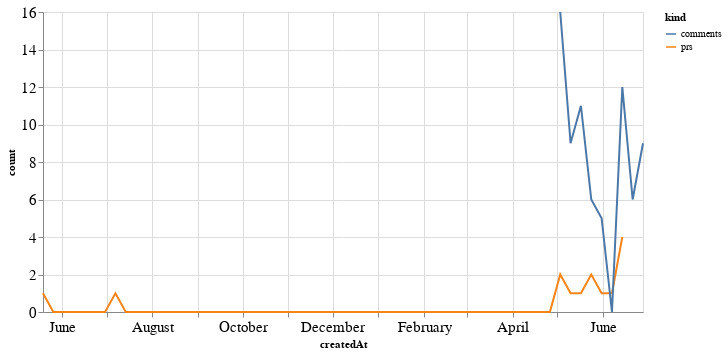

Write notebook code for a chart like this one.
### Code cell
alt.Chart(total_time, width=600).mark_line().encode(
    x='createdAt',
    y='count',
    color='kind'
)

### Figure 1 — Vega-Lite specification as saved in the notebook (floating-point values rounded to 4 significant figures)
{"config": {"axisLeft": {"labelFontSize": 15}, "axisBottom": {"labelFontSize": 15}}, "data": {"name": "data-86fe4e75a99cc4655d04256cadb90523"}, "mark": "line", "encoding": {"color": {"type": "nominal", "field": "kind"}, "x": {"type": "temporal", "field": "createdAt"}, "y": {"type": "quantitative", "field": "count"}}, "width": 600, "$schema": "https://vega.github.io/schema/vega-lite/v4.8.1.json", "datasets": {"data-86fe4e75a99cc4655d04256cadb90523": [{"createdAt": "2019-05-19T00:00:00", "kind": "prs", "count": 1.0}, {"createdAt": "2019-05-26T00:00:00", "kind": "prs", "count": 0.0}, {"createdAt": "2019-06-02T00:00:00", "kind": "prs", "count": 0.0}, {"createdAt": "2019-06-09T00:00:00", "kind": "prs", "count": 0.0}, {"createdAt": "2019-06-16T00:00:00", "kind": "prs", "count": 0.0}, {"createdAt": "2019-06-23T00:00:00", "kind": "prs", "count": 0.0}, {"createdAt": "2019-06-30T00:00:00", "kind": "prs", "count": 0.0}, {"createdAt": "2019-07-07T00:00:00", "kind": "prs", "count": 1.0}, {"createdAt": "2019-07-14T00:00:00", "kind": "prs", "count": 0.0}, {"createdAt": "2019-07-21T00:00:00", "kind": "prs", "count": 0.0}, {"createdAt": "2019-07-28T00:00:00", "kind": "prs", "count": 0.0}, {"createdAt": "2019-08-04T00:00:00", "kind": "prs", "count": 0.0}, {"createdAt": "2019-08-11T00:00:00", "kind": "prs", "count": 0.0}, {"createdAt": "2019-08-18T00:00:00", "kind": "prs", "count": 0.0}, {"createdAt": "2019-08-25T00:00:00", "kind": "prs", "count": 0.0}, {"createdAt": "2019-09-01T00:00:00", "kind": "prs", "count": 0.0}, {"createdAt": "2019-09-08T00:00:00", "kind": "prs", "count": 0.0}, {"createdAt": "2019-09-15T00:00:00", "kind": "prs", "count": 0.0}, {"createdAt": "2019-09-22T00:00:00", "kind": "prs", "count": 0.0}, {"createdAt": "2019-09-29T00:00:00", "kind": "prs", "count": 0.0}, {"createdAt": "2019-10-06T00:00:00", "kind": "prs", "count": 0.0}, {"createdAt": "2019-10-13T00:00:00", "kind": "prs", "count": 0.0}, {"createdAt": "2019-10-20T00:00:00", "kind": "prs", "count": 0.0}, {"createdAt": "2019-10-27T00:00:00", "kind": "prs", "count": 0.0}, {"createdAt": "2019-11-03T00:00:00", "kind": "prs", "count": 0.0}, {"createdAt": "2019-11-10T00:00:00", "kind": "prs", "count": 0.0}, {"createdAt": "2019-11-17T00:00:00", "kind": "prs", "count": 0.0}, {"createdAt": "2019-11-24T00:00:00", "kind": "prs", "count": 0.0}, {"createdAt": "2019-12-01T00:00:00", "kind": "prs", "count": 0.0}, {"createdAt": "2019-12-08T00:00:00", "kind": "prs", "count": 0.0}, {"createdAt": "2019-12-15T00:00:00", "kind": "prs", "count": 0.0}, {"createdAt": "2019-12-22T00:00:00", "kind": "prs", "count": 0.0}, {"createdAt": "2019-12-29T00:00:00", "kind": "prs", "count": 0.0}, {"createdAt": "2020-01-05T00:00:00", "kind": "prs", "count": 0.0}, {"createdAt": "2020-01-12T00:00:00", "kind": "prs", "count": 0.0}, {"createdAt": "2020-01-19T00:00:00", "kind": "prs", "count": 0.0}, {"createdAt": "2020-01-26T00:00:00", "kind": "prs", "count": 0.0}, {"createdAt": "2020-02-02T00:00:00", "kind": "prs", "count": 0.0}, {"createdAt": "2020-02-09T00:00:00", "kind": "prs", "count": 0.0}, {"createdAt": "2020-02-16T00:00:00", "kind": "prs", "count": 0.0}, {"createdAt": "2020-02-23T00:00:00", "kind": "prs", "count": 0.0}, {"createdAt": "2020-03-01T00:00:00", "kind": "prs", "count": 0.0}, {"createdAt": "2020-03-08T00:00:00", "kind": "prs", "count": 0.0}, {"createdAt": "2020-03-15T00:00:00", "kind": "prs", "count": 0.0}, {"createdAt": "2020-03-22T00:00:00", "kind": "prs", "count": 0.0}, {"createdAt": "2020-03-29T00:00:00", "kind": "prs", "count": 0.0}, {"createdAt": "2020-04-05T00:00:00", "kind": "prs", "count": 0.0}, {"createdAt": "2020-04-12T00:00:00", "kind": "prs", "count": 0.0}, {"createdAt": "2020-04-19T00:00:00", "kind": "prs", "count": 0.0}, {"createdAt": "2020-04-26T00:00:00", "kind": "prs", "count": 0.0}, {"createdAt": "2020-05-03T00:00:00", "kind": "prs", "count": 2.0}, {"createdAt": "2020-05-10T00:00:00", "kind": "prs", "count": 1.0}, {"createdAt": "2020-05-17T00:00:00", "kind": "prs", "count": 1.0}, {"createdAt": "2020-05-24T00:00:00", "kind": "prs", "count": 2.0}, {"createdAt": "2020-05-31T00:00:00", "kind": "prs", "count": 1.0}, {"createdAt": "2020-06-07T00:00:00", "kind": "prs", "count": 1.0}, {"createdAt": "2020-06-14T00:00:00", "kind": "prs", "count": 4.0}, {"createdAt": "2020-06-21T00:00:00", "kind": "prs", "count": null}, {"createdAt": "2020-06-28T00:00:00", "kind": "prs", "count": null}, {"createdAt": "2019-05-19T00:00:00", "kind": "comments", "count": null}, {"createdAt": "2019-05-26T00:00:00", "kind": "comments", "count": null}, {"createdAt": "2019-06-02T00:00:00", "kind": "comments", "count": null}, {"createdAt": "2019-06-09T00:00:00", "kind": "comments", "count": null}, {"createdAt": "2019-06-16T00:00:00", "kind": "comments", "count": null}, {"createdAt": "2019-06-23T00:00:00", "kind": "comments", "count": null}, {"createdAt": "2019-06-30T00:00:00", "kind": "comments", "count": null}, {"createdAt": "2019-07-07T00:00:00", "kind": "comments", "count": null}, {"createdAt": "2019-07-14T00:00:00", "kind": "comments", "count": null}, {"createdAt": "2019-07-21T00:00:00", "kind": "comments", "count": null}, {"createdAt": "2019-07-28T00:00:00", "kind": "comments", "count": null}, {"createdAt": "2019-08-04T00:00:00", "kind": "comments", "count": null}, {"createdAt": "2019-08-11T00:00:00", "kind": "comments", "count": null}, {"createdAt": "2019-08-18T00:00:00", "kind": "comments", "count": null}, {"createdAt": "2019-08-25T00:00:00", "kind": "comments", "count": null}, {"createdAt": "2019-09-01T00:00:00", "kind": "comments", "count": null}, {"createdAt": "2019-09-08T00:00:00", "kind": "comments", "count": null}, {"createdAt": "2019-09-15T00:00:00", "kind": "comments", "count": null}, {"createdAt": "2019-09-22T00:00:00", "kind": "comments", "count": null}, {"createdAt": "2019-09-29T00:00:00", "kind": "comments", "count": null}, {"createdAt": "2019-10-06T00:00:00", "kind": "comments", "count": null}, {"createdAt": "2019-10-13T00:00:00", "kind": "comments", "count": null}, {"createdAt": "2019-10-20T00:00:00", "kind": "comments", "count": null}, {"createdAt": "2019-10-27T00:00:00", "kind": "comments", "count": null}, {"createdAt": "2019-11-03T00:00:00", "kind": "comments", "count": null}, {"createdAt": "2019-11-10T00:00:00", "kind": "comments", "count": null}, {"createdAt": "2019-11-17T00:00:00", "kind": "comments", "count": null}, {"createdAt": "2019-11-24T00:00:00", "kind": "comments", "count": null}, {"createdAt": "2019-12-01T00:00:00", "kind": "comments", "count": null}, {"createdAt": "2019-12-08T00:00:00", "kind": "comments", "count": null}, {"createdAt": "2019-12-15T00:00:00", "kind": "comments", "count": null}, {"createdAt": "2019-12-22T00:00:00", "kind": "comments", "count": null}, {"createdAt": "2019-12-29T00:00:00", "kind": "comments", "count": null}, {"createdAt": "2020-01-05T00:00:00", "kind": "comments", "count": null}, {"createdAt": "2020-01-12T00:00:00", "kind": "comments", "count": null}, {"createdAt": "2020-01-19T00:00:00", "kind": "comments", "count": null}, {"createdAt": "2020-01-26T00:00:00", "kind": "comments", "count": null}, {"createdAt": "2020-02-02T00:00:00", "kind": "comments", "count": null}, {"createdAt": "2020-02-09T00:00:00", "kind": "comments", "count": null}, {"createdAt": "2020-02-16T00:00:00", "kind": "comments", "count": null}, {"createdAt": "2020-02-23T00:00:00", "kind": "comments", "count": null}, {"createdAt": "2020-03-01T00:00:00", "kind": "comments", "count": null}, {"createdAt": "2020-03-08T00:00:00", "kind": "comments", "count": null}, {"createdAt": "2020-03-15T00:00:00", "kind": "comments", "count": null}, {"createdAt": "2020-03-22T00:00:00", "kind": "comments", "count": null}, {"createdAt": "2020-03-29T00:00:00", "kind": "comments", "count": null}, {"createdAt": "2020-04-05T00:00:00", "kind": "comments", "count": null}, {"createdAt": "2020-04-12T00:00:00", "kind": "comments", "count": null}, {"createdAt": "2020-04-19T00:00:00", "kind": "comments", "count": null}, {"createdAt": "2020-04-26T00:00:00", "kind": "comments", "count": null}, {"createdAt": "2020-05-03T00:00:00", "kind": "comments", "count": 16.0}, {"createdAt": "2020-05-10T00:00:00", "kind": "comments", "count": 9.0}, {"createdAt": "2020-05-17T00:00:00", "kind": "comments", "count": 11.0}, {"createdAt": "2020-05-24T00:00:00", "kind": "comments", "count": 6.0}, {"createdAt": "2020-05-31T00:00:00", "kind": "comments", "count": 5.0}, {"createdAt": "2020-06-07T00:00:00", "kind": "comments", "count": 0.0}, {"createdAt": "2020-06-14T00:00:00", "kind": "comments", "count": 12.0}, {"createdAt": "2020-06-21T00:00:00", "kind": "comments", "count": 6.0}, {"createdAt": "2020-06-28T00:00:00", "kind": "comments", "count": 9.0}]}}
